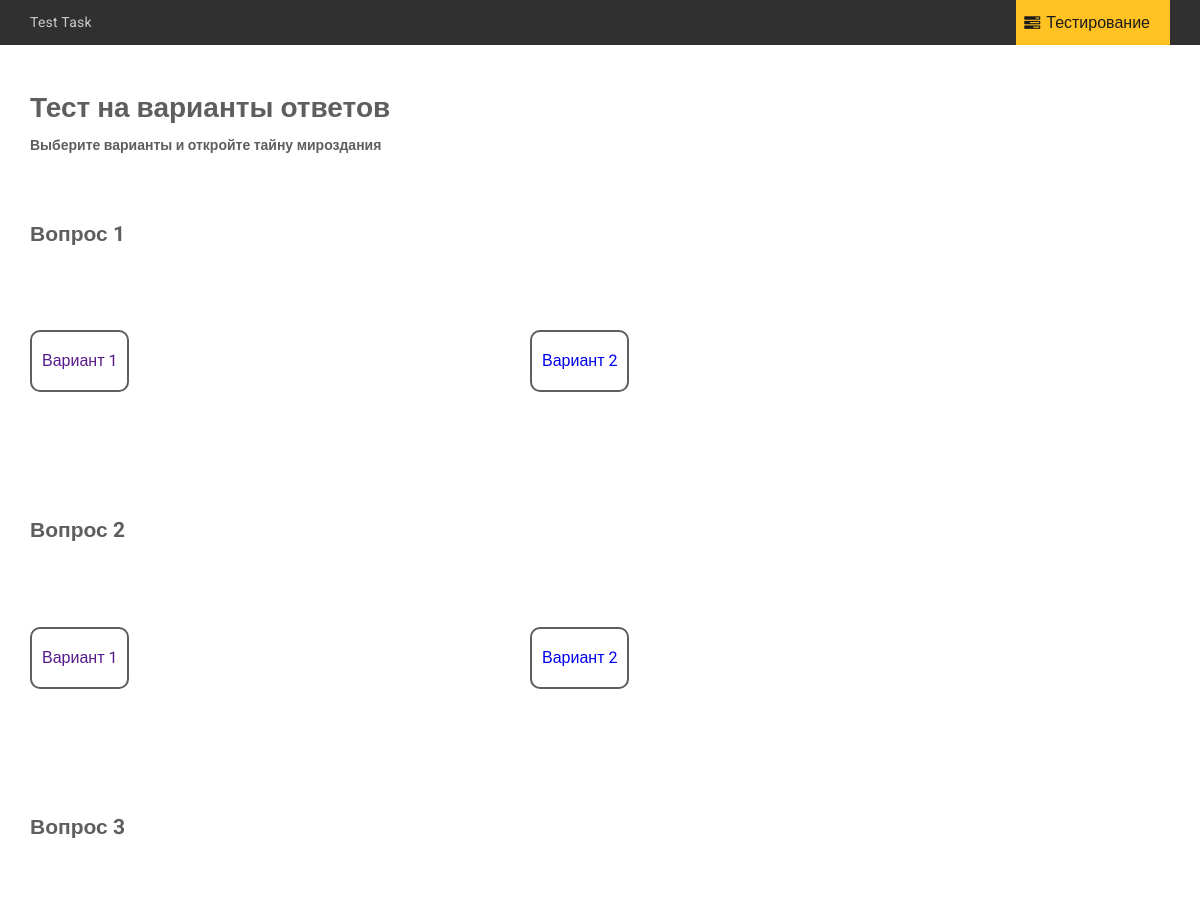
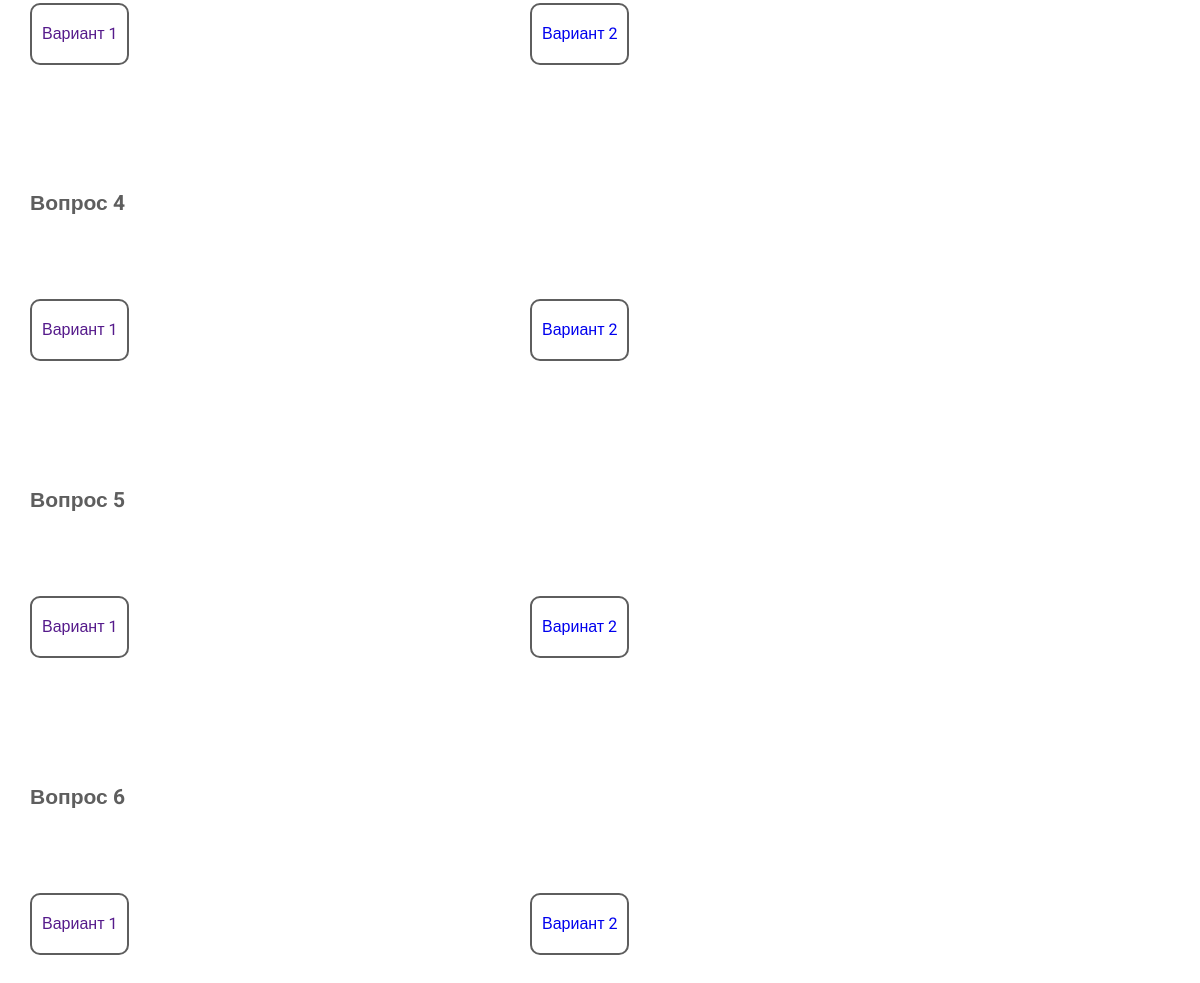
/test_1/, run on the app's committed database (2 pictures, top to bottom).
### test_site/models.py (models this page shows, shortened)
class Test(models.Model):
    title = models.CharField("Название теста", max_length=300)
    description = models.TextField("Описание")
    questions = models.ManyToManyField(Question, verbose_name="Вопросы", related_name="questions")
    test_result = models.CharField("Результат", max_length=20, default='', editable=False)
    url = models.SlugField(max_length=160, unique=True, default='')
    def get_absolute_url(self):
        return reverse("test_detail", kwargs={"slug": self.url})
    class Meta:
        verbose_name = "Тест"
        verbose_name_plural = "Тесты"

class Question(models.Model):
    title = models.CharField("Заголовок", max_length=100)
    question_variant_1 = models.TextField("Вариант ответа 1")
    question_variant_2 = models.TextField("Вариант ответа 2")
    answer = models.CharField("Ответ", choices=ANSWER_CHOICES, max_length=1,  editable=False)
    class Meta:
        verbose_name = 'Вопрос'
        verbose_name_plural = 'Вопросы'

### test_site/views.py (the view)
# urls.py: path("<slug:slug>/", views.TestDetailView.as_view(), name="test_detail"),
class TestDetailView(DetailView):
    model = Test
    slug_field = "url"
    template_name = 'tests/test_detail.html'

### templates/tests/test_detail.html (shortened to what this page needs)
{% extends 'base.html' %}
{% block content %}
    <div class="header__content">
        <div class="container">
            <div class="header__title">
                <h1>{{ test.title }}</h1>
            </div>
            <div class="header__body">
                <h4>{{ test.description }}</h4>
            </div>
        </div>
    </div>
    <main class="main">
        <div class="main__content">
            <div class="container">
                {% for question in test.questions.all %}
                    <div class="main__title">
                        <h2>{{ question.title }}</h2>
                    </div>
                    <div class="main__question">
                        <div class="main__question-left">
                            <a class="qst_btn" href="{{ question.answer }}">{{ question.question_variant_1 }}</a>
                        </div>
                        <div class="main__question-right">
                            <a class="qst_btn" href="#">{{ question.question_variant_2 }}</a>
                        </div>
                    </div>
                {% endfor %}
            </div>
        </div>
    </main>
{% endblock content %}

### templates/base.html (shortened to what this page needs)
<!DOCTYPE html>
{% load static %}
<html lang="en">
<head>
    <link rel="stylesheet" href= {% static "css/normalize.css" %}>
    <link rel="stylesheet" href={% static "css/fonts.css" %}>
    <link rel="stylesheet" href={% static "css/style.css" %}>
</head>
<body>
<main class="main">
    <div id="page" class="page">
        <div class="main-header {% block header %} {% endblock header %}">
            {% include 'include/header.html' %}
        </div>
        {% block content %}
        {% endblock content %}
    </div>
</main>
</body>
</html>

### templates/include/header.html
<header class="header">
    <div class="header__top">
        <div class="container">
            <a class="header__logo" href="/">Test Task</a>
            <a class="header__btn" href="{{ test.get_absolute_url }}">Тестирование</a>
        </div>
    </div>
</header>

### static/css/style.css (style rules this page uses)
* { box-sizing: border-box; }
a { text-decoration: none; display: inline-block; }
.container { max-width: 1170px; margin: 0 auto; padding: 0 15px; }
body { font-family: 'PT Serif', serif; font-weight: 400; font-size: 14px; line-height: 18px; color: #5e5e5e; }
header { font-family: 'Roboto', sans-serif; }
.header__top { background-color: #303030; }
.header__btn { float: right; line-height: 36px; color: #1b1b1b; background-color: #ffc222; padding: 5px 20px 4px 30px; font-size: 16px; position: relative; }
.header__btn:before { font-family: 'icomoon'; content: "\f0ae"; position: absolute; left: 8px; color: #1b1b1b; }
.header__btn:after { content: ""; clear: both; display: block; }
.header__logo, .header__email { color: #cbcacb; letter-spacing: 0.25px; line-height: 45px; }
.header__logo { padding-right: 30px; }
.header__content { padding: 35px 0px 35px; }
main { font-family: 'Roboto', sans-serif; }
.main__question { margin: 70px 0px 70px; display: inline-block; }
.main__question-left, .main__question-right { float: left; width: 500px; min-height: 100px; font-size: 16px; }
.qst_btn { border: 2px solid #5e5e5e; border-radius: 10px; padding: 20px 10px; }

### data on the page
Test: title "Тест на варианты ответов", description "Выберите варианты и откройте тайну мироздания"
Question: title "Вопрос 1", question_variant_1 "Вариант 1", question_variant_2 "Вариант 2"
Question: title "Вопрос 2", question_variant_1 "Вариант 1", question_variant_2 "Вариант 2"
Question: title "Вопрос 3", question_variant_1 "Вариант 1", question_variant_2 "Вариант 2"
Question: title "Вопрос 4", question_variant_1 "Вариант 1", question_variant_2 "Вариант 2"
Question: title "Вопрос 5", question_variant_1 "Вариант 1", question_variant_2 "Варинат 2"
Question: title "Вопрос 6", question_variant_1 "Вариант 1", question_variant_2 "Вариант 2"
